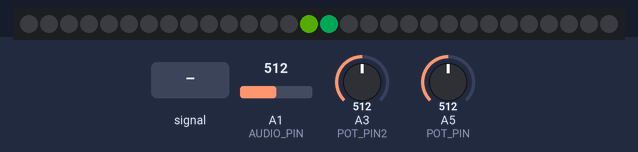
A sketch run on a simulated Arduino Uno, built with avr-gcc and run on an emulated ATmega328P. On the bench: 30 RGB LEDs in strip order, left to right. The inputs (shaded band) are chosen by the test bench; at power-on: A1 (AUDIO_PIN) = 512, A3 (POT_PIN2) = 512, A5 (POT_PIN) = 512. Dim RGB values are drawn brighter than linear.

Above: at 3.2 s.
3.3 s: A1 (AUDIO_PIN) fed a 2 Hz sine of ±306 counts around its level
At 3.53 s:
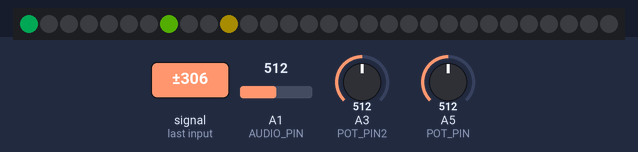
5.5 s: A1 (AUDIO_PIN) set to 900
At 6.43 s:
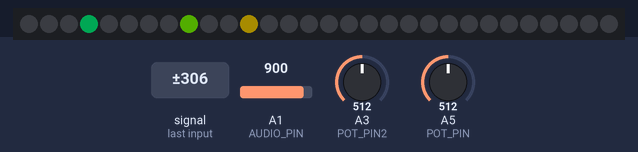
8.5 s: A3 (POT_PIN2) set to 1023
10.0 s: A3 (POT_PIN2) set to 716
At 10.17 s:
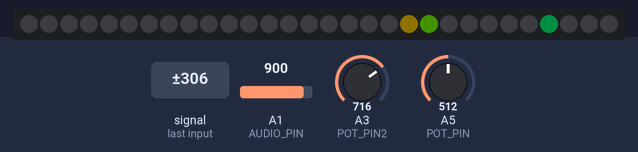
11.8 s: A5 (POT_PIN) set to 490
At 13.3 s:
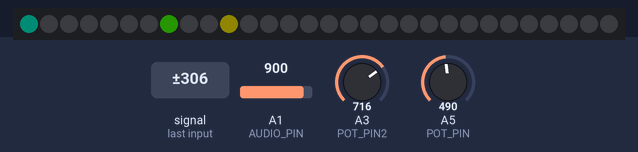
13.7 s: A5 (POT_PIN) set to 306
At 14.06 s:
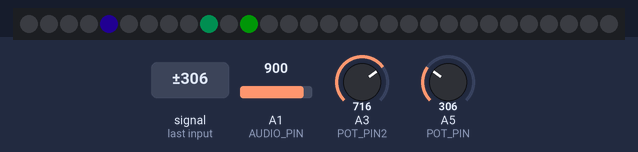

The sketch:

LEDSTRIP_working_FINAL_FINAL.ino
```cpp
/* dots
 *
 * By: John Burroughs
 *
 * Modified by: Andrew Tuline
 * Edited by Clayton K
 * Date: October 2019
 *
 * Similar to dots by John Burroughs, but uses the FastLED beatsin8() function instead.
 *
 */

#include <FastLED.h>  //bring in fast LED library

//FIXED GLOBAL VARS
#define AUDIO_PIN A1  //Pin for the envelope of the sound detector
#define LED_DT 7  //Define led data pin in
#define COLOR_ORDER RGB  //define color order
#define LED_TYPE NEOPIXEL  //define type of led
#define NUM_LEDS 30  //num of leds in strip
#define POT_PIN A5   //define pot input
#define POT_PIN2 A3  //define blue pot

//define changeable global vars
uint8_t max_bright = 200;  //Define max brightness

//define audio vars
uint8_t musicVal = 0;              //define incoming music value for viz
uint8_t musicMin = 0;              //define music min, hard coded zero for now
uint8_t musicMax = 0;              //define starting point for music max
uint16_t potPrev = 0;              //define pot value read from pin
uint16_t potCurrent = 0;           //value converted into color

uint16_t pot2 = 128;        //define pot 2 values


// Define variables used by the sequences.
int   thisdelay =   60;                                       // A delay value for the sequence(s)
//uint8_t   count =   0;                                        // Count up to 255 and then reverts to 0
uint8_t fadeval = 250;                                        // Trail behind the LED's. Lower => faster fade.

uint8_t bpm = 10;

struct CRGB leds[NUM_LEDS];

void setup() {
  delay(2000); //for safe startup
  Serial.begin(9600); //read music input
  LEDS.addLeds<LED_TYPE, LED_DT>(leds, NUM_LEDS);       // Use this for WS2812B

  FastLED.setBrightness(max_bright);  //pass FastLED max brightness var
  set_max_power_in_volts_and_milliamps(5, 500);  //moderate power output using built in library
  potCurrent = analogRead(POT_PIN); //records current pot val for color changing
}
float gHue = 0;         //set hue floating value, will conver to int in loop
float gHueDelta = .05; //increment hue for slow fade

void loop() {
  musicVal = analogRead(AUDIO_PIN); // records the current volume from analog pin
  FastLED.setBrightness(pot2);
  if (musicVal > musicMax) musicMax = musicVal; //resets max vol to account for volume increases
  FastLED.show();         //start FastLED
  pot_change();
  dot_beat();  //begin dot_beat program
  //gHue += gHueDelta; // compute new hue value, automatically in range
  //potPrev = (int) gHue;

} //setup()

void dot_beat() {
  bpm = musicVal/15;
  uint8_t inner = beatsin8(bpm, NUM_LEDS/4, NUM_LEDS/4*3);    // Move 1/4 to 3/4
  uint8_t outer = beatsin8(bpm, 0, NUM_LEDS-1);               // Move entire length
  uint8_t middle = beatsin8(bpm, NUM_LEDS/3, NUM_LEDS/3*2);   // Move 1/3 to 2/3

  leds[middle] = CHSV((potPrev - 75), 255, 255);
  leds[inner] = CHSV((potPrev -50), 255, 255);
  leds[outer] = CHSV(potPrev, 255, 255);
  fadeval = pot2;  //modify fadeval(num of light still on) with pot 2
  nscale8(leds,NUM_LEDS,fadeval);                             // Fade the entire array. Or for just a few LED's, use  nscale8(&leds[2], 5, fadeval);

} // dot_beat()

void pot_change() {
  unsigned long currentMillis = millis();  //declare counting variable
  static unsigned long startTime = 0;   //set start to zero, one
  static int index = 0;
  // Once each second, check the position of the pot
  if (currentMillis - startTime >= 500) {   //define interval period
    startTime = currentMillis;

    potCurrent = analogRead(POT_PIN); //records current pot val for color changing
    if (potCurrent != potPrev && potCurrent != 1023) {
      potPrev = potCurrent;
      potPrev = map(potPrev, 0, 1025, 255, 0);
      }
  pot2 = analogRead(POT_PIN2); //read serial pot 2 (blue)
  pot2 = map(pot2, 1023, 0, 0, 255); //adjust fadeval var
  }
}  // pot_change()
```

Measured:
- after the input at 3.3 s, the LEDs: first change at once (image 1 shows a later state)
- after the input at 10.0 s, the LEDs: first change at once (image 3 shows a later state)
- after the input at 11.8 s, the LEDs: first differ from a run without the input after 0.23 s (image 4 shows a later state)
- after the input at 13.7 s, the LEDs: first differ from a run without the input after 0.32 s (image 5)
